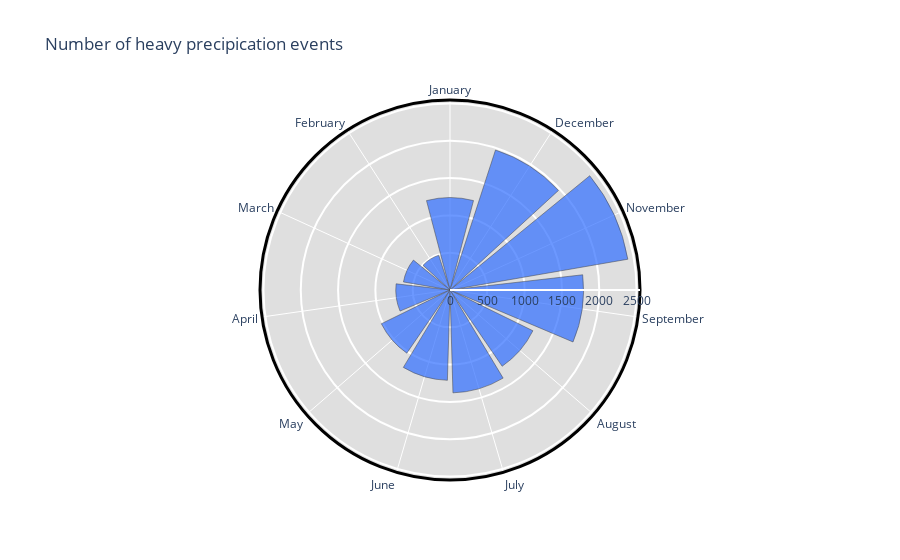

Here is the notebook cell this chart was saved with:
### Code cell
import plotly.graph_objects as go

fig = go.Figure()
fig.add_trace(go.Barpolar(
    r=list(num_of_events["events"]), 
    theta=months,
    name="Number of events",
    marker_color="rgb(46,109,255)",
    marker_line_color="black",
    hoverinfo=["all"],
    opacity=0.7
))

fig.update_layout(
    title="Number of heavy precipication events",
    polar_angularaxis_rotation=90,
    polar = dict(
        bgcolor = "rgb(223,223,223)",
        angularaxis = dict(
            linewidth = 3,
            showline=True,
            linecolor='black'
        ),
        radialaxis = dict(
            showline=True,
            linewidth = 2,
            gridcolor="white",
            gridwidth=2
        )
    )
)

fig.show()

### Figure 1 — Plotly figure (JSON) as saved in the notebook; plotly's stock layout.template omitted (floating-point values rounded to 4 significant figures)
{"data": [{"hoverinfo": ["all"], "marker": {"color": "rgb(46,109,255)", "line": {"color": "black"}}, "name": "Number of events", "opacity": 0.7, "r": [1239, 490, 633, 727, 1025, 1211, 1379, 1238, 1790, 2419, 1973, 952], "theta": ["January", "February", "March", "April", "May", "June", "July", "August", "September", "November", "December"], "type": "barpolar"}], "layout": {"autosize": true, "polar": {"angularaxis": {"linecolor": "black", "linewidth": 3, "rotation": 90, "showline": true, "type": "category"}, "bgcolor": "rgb(223,223,223)", "radialaxis": {"autorange": true, "gridcolor": "white", "gridwidth": 2, "linewidth": 2, "range": [0, 2546.0], "showline": true, "type": "linear"}}, "title": {"text": "Number of heavy precipication events"}}}
